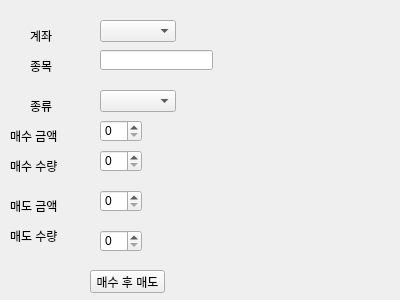
<?xml version="1.0" encoding="UTF-8"?>
<ui version="4.0">
 <class>Form</class>
 <widget class="QWidget" name="Form">
  <property name="geometry">
   <rect>
    <x>0</x>
    <y>0</y>
    <width>400</width>
    <height>300</height>
   </rect>
  </property>
  <property name="windowTitle">
   <string>Form</string>
  </property>
  <widget class="QLabel" name="label">
   <property name="geometry">
    <rect>
     <x>30</x>
     <y>30</y>
     <width>56</width>
     <height>12</height>
    </rect>
   </property>
   <property name="text">
    <string>계좌</string>
   </property>
  </widget>
  <widget class="QComboBox" name="comboBox">
   <property name="geometry">
    <rect>
     <x>100</x>
     <y>20</y>
     <width>76</width>
     <height>22</height>
    </rect>
   </property>
  </widget>
  <widget class="QLabel" name="label_2">
   <property name="geometry">
    <rect>
     <x>30</x>
     <y>60</y>
     <width>56</width>
     <height>12</height>
    </rect>
   </property>
   <property name="text">
    <string>종목</string>
   </property>
  </widget>
  <widget class="QLineEdit" name="lineEdit">
   <property name="geometry">
    <rect>
     <x>100</x>
     <y>50</y>
     <width>113</width>
     <height>20</height>
    </rect>
   </property>
  </widget>
  <widget class="QLabel" name="label_3">
   <property name="geometry">
    <rect>
     <x>30</x>
     <y>100</y>
     <width>56</width>
     <height>12</height>
    </rect>
   </property>
   <property name="text">
    <string>종류</string>
   </property>
  </widget>
  <widget class="QComboBox" name="comboBox_2">
   <property name="geometry">
    <rect>
     <x>100</x>
     <y>90</y>
     <width>76</width>
     <height>22</height>
    </rect>
   </property>
  </widget>
  <widget class="QLabel" name="label_4">
   <property name="geometry">
    <rect>
     <x>10</x>
     <y>130</y>
     <width>56</width>
     <height>12</height>
    </rect>
   </property>
   <property name="text">
    <string>매수 금액</string>
   </property>
  </widget>
  <widget class="QSpinBox" name="spinBox">
   <property name="geometry">
    <rect>
     <x>100</x>
     <y>120</y>
     <width>42</width>
     <height>22</height>
    </rect>
   </property>
  </widget>
  <widget class="QLabel" name="label_5">
   <property name="geometry">
    <rect>
     <x>10</x>
     <y>160</y>
     <width>56</width>
     <height>12</height>
    </rect>
   </property>
   <property name="text">
    <string>매수 수량</string>
   </property>
  </widget>
  <widget class="QSpinBox" name="spinBox_2">
   <property name="geometry">
    <rect>
     <x>100</x>
     <y>150</y>
     <width>42</width>
     <height>22</height>
    </rect>
   </property>
  </widget>
  <widget class="QLabel" name="label_6">
   <property name="geometry">
    <rect>
     <x>10</x>
     <y>200</y>
     <width>56</width>
     <height>12</height>
    </rect>
   </property>
   <property name="text">
    <string>매도 금액</string>
   </property>
  </widget>
  <widget class="QSpinBox" name="spinBox_3">
   <property name="geometry">
    <rect>
     <x>100</x>
     <y>190</y>
     <width>42</width>
     <height>22</height>
    </rect>
   </property>
  </widget>
  <widget class="QLabel" name="label_7">
   <property name="geometry">
    <rect>
     <x>10</x>
     <y>230</y>
     <width>56</width>
     <height>12</height>
    </rect>
   </property>
   <property name="text">
    <string>매도 수량</string>
   </property>
  </widget>
  <widget class="QSpinBox" name="spinBox_4">
   <property name="geometry">
    <rect>
     <x>100</x>
     <y>230</y>
     <width>42</width>
     <height>22</height>
    </rect>
   </property>
  </widget>
  <widget class="QPushButton" name="pushButton">
   <property name="geometry">
    <rect>
     <x>90</x>
     <y>270</y>
     <width>75</width>
     <height>23</height>
    </rect>
   </property>
   <property name="text">
    <string>매수 후 매도</string>
   </property>
  </widget>
 </widget>
 <resources/>
 <connections/>
</ui>
